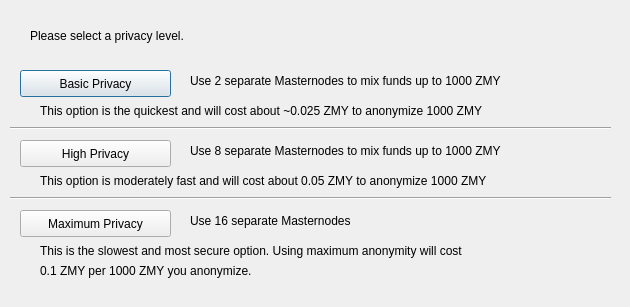
<?xml version="1.0" encoding="UTF-8"?>
<ui version="4.0">
 <class>PrivatesendConfig</class>
 <widget class="QDialog" name="PrivatesendConfig">
  <property name="geometry">
   <rect>
    <x>0</x>
    <y>0</y>
    <width>630</width>
    <height>307</height>
   </rect>
  </property>
  <property name="windowTitle">
   <string>Configure PrivateSend</string>
  </property>
  <widget class="QPushButton" name="buttonBasic">
   <property name="geometry">
    <rect>
     <x>20</x>
     <y>70</y>
     <width>151</width>
     <height>27</height>
    </rect>
   </property>
   <property name="text">
    <string>Basic Privacy</string>
   </property>
  </widget>
  <widget class="QPushButton" name="buttonHigh">
   <property name="geometry">
    <rect>
     <x>20</x>
     <y>140</y>
     <width>151</width>
     <height>27</height>
    </rect>
   </property>
   <property name="text">
    <string>High Privacy</string>
   </property>
  </widget>
  <widget class="QPushButton" name="buttonMax">
   <property name="geometry">
    <rect>
     <x>20</x>
     <y>210</y>
     <width>151</width>
     <height>27</height>
    </rect>
   </property>
   <property name="text">
    <string>Maximum Privacy</string>
   </property>
  </widget>
  <widget class="QLabel" name="label">
   <property name="geometry">
    <rect>
     <x>30</x>
     <y>20</y>
     <width>571</width>
     <height>31</height>
    </rect>
   </property>
   <property name="text">
    <string>Please select a privacy level.</string>
   </property>
  </widget>
  <widget class="QLabel" name="label_2">
   <property name="geometry">
    <rect>
     <x>190</x>
     <y>70</y>
     <width>421</width>
     <height>21</height>
    </rect>
   </property>
   <property name="text">
    <string>Use 2 separate Masternodes to mix funds up to 1000 ZMY</string>
   </property>
  </widget>
  <widget class="QLabel" name="label_3">
   <property name="geometry">
    <rect>
     <x>190</x>
     <y>140</y>
     <width>411</width>
     <height>21</height>
    </rect>
   </property>
   <property name="text">
    <string>Use 8 separate Masternodes to mix funds up to 1000 ZMY</string>
   </property>
  </widget>
  <widget class="QLabel" name="label_4">
   <property name="geometry">
    <rect>
     <x>190</x>
     <y>210</y>
     <width>421</width>
     <height>21</height>
    </rect>
   </property>
   <property name="text">
    <string>Use 16 separate Masternodes</string>
   </property>
  </widget>
  <widget class="QLabel" name="label_6">
   <property name="geometry">
    <rect>
     <x>40</x>
     <y>100</y>
     <width>561</width>
     <height>21</height>
    </rect>
   </property>
   <property name="text">
    <string>This option is the quickest and will cost about ~0.025 ZMY to anonymize 1000 ZMY</string>
   </property>
  </widget>
  <widget class="QLabel" name="label_7">
   <property name="geometry">
    <rect>
     <x>40</x>
     <y>170</y>
     <width>561</width>
     <height>21</height>
    </rect>
   </property>
   <property name="text">
    <string>This option is moderately fast and will cost about 0.05 ZMY to anonymize 1000 ZMY</string>
   </property>
  </widget>
  <widget class="QLabel" name="label_8">
   <property name="geometry">
    <rect>
     <x>40</x>
     <y>240</y>
     <width>561</width>
     <height>21</height>
    </rect>
   </property>
   <property name="text">
    <string>This is the slowest and most secure option. Using maximum anonymity will cost</string>
   </property>
  </widget>
  <widget class="QLabel" name="label_9">
   <property name="geometry">
    <rect>
     <x>40</x>
     <y>260</y>
     <width>561</width>
     <height>21</height>
    </rect>
   </property>
   <property name="text">
    <string>0.1 ZMY per 1000 ZMY you anonymize.</string>
   </property>
  </widget>
  <widget class="Line" name="line">
   <property name="geometry">
    <rect>
     <x>10</x>
     <y>120</y>
     <width>601</width>
     <height>16</height>
    </rect>
   </property>
   <property name="orientation">
    <enum>Qt::Horizontal</enum>
   </property>
  </widget>
  <widget class="Line" name="line_2">
   <property name="geometry">
    <rect>
     <x>10</x>
     <y>190</y>
     <width>601</width>
     <height>16</height>
    </rect>
   </property>
   <property name="orientation">
    <enum>Qt::Horizontal</enum>
   </property>
  </widget>
 </widget>
 <resources/>
 <connections/>
</ui>
